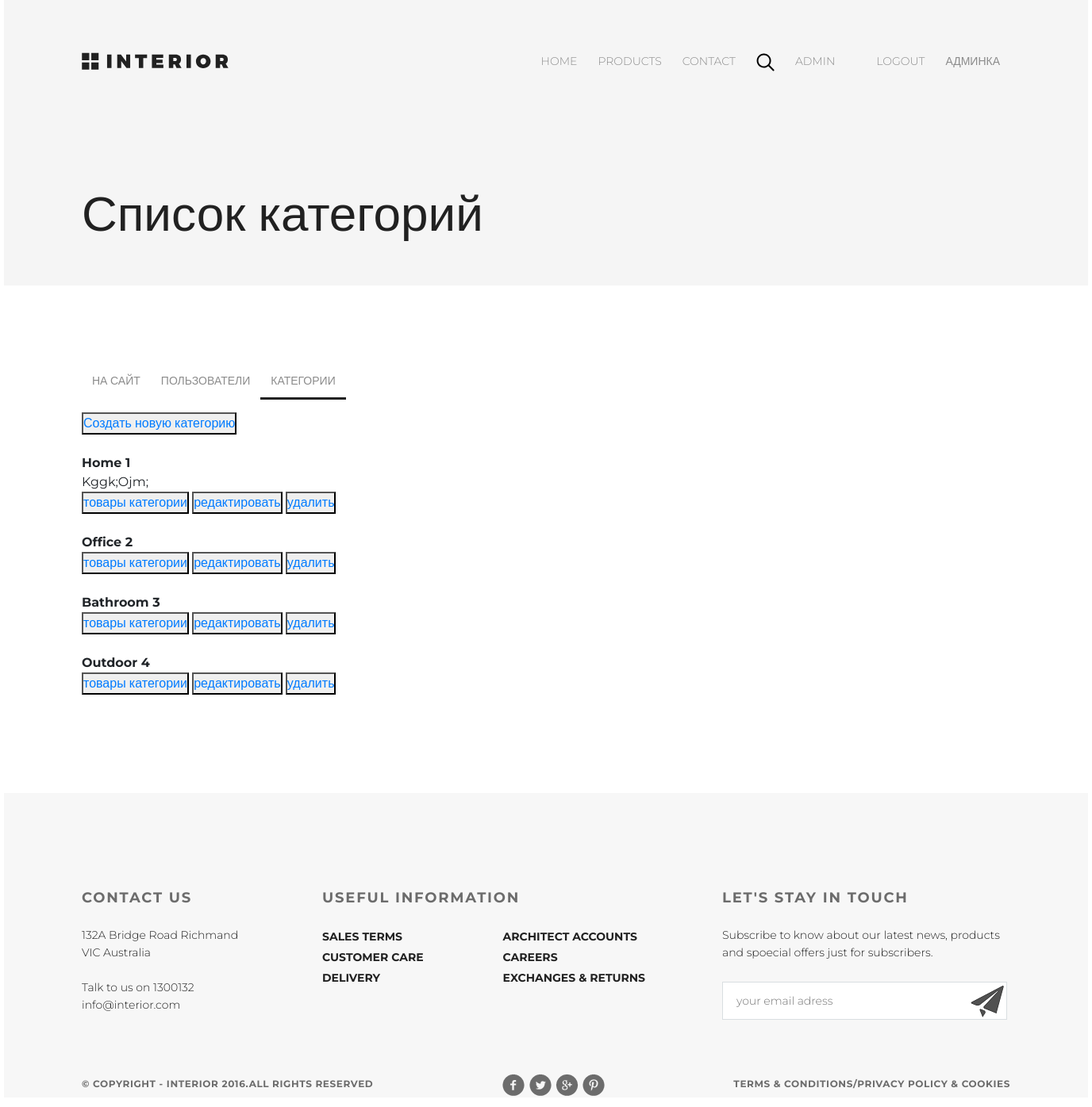
The page /admin_custom/categories/read/ (signed in) on the database its author committed.
### authapp/models.py (models this page shows)
class ShopUser(AbstractUser):
    avatar = models.ImageField(upload_to='users_avatars', blank=True)
    age = models.PositiveIntegerField(verbose_name = 'age')

### mainapp/models.py (models this page shows, shortened)
class ProductCategory(models.Model):
    name = models.CharField(verbose_name='Имя', max_length=64, unique=True)
    description = models.TextField(verbose_name='Описание', blank=True)
    image = models.ImageField(upload_to='category_images', blank=True)

### adminapp/views.py (the view)
class ProductCategoryListView(ListView):
    model = ProductCategory
    template_name = 'adminapp/categories.html'
    def get_context_data(self, **kwargs):
        context = super(ProductCategoryListView, self).get_context_data(**kwargs)
        context['title'] = 'Список категорий'
        context['page_title'] = 'Список категорий'
        return context
    @method_decorator(user_passes_test(lambda u: u.is_superuser))
    def dispatch(self, request, *args, **kwargs):
        return super(ProductCategoryListView, self).dispatch(request, *args, **kwargs)

### adminapp/templates/adminapp/categories.html (shortened to what this page needs)
{% extends 'authapp/base.html' %}
{% load staticfiles %}
{% block page_title %}
    <span class="header_text">{{ title }}</span>
{% endblock %}
{% block content %}
     <div class="admin_menu">
        {% include 'adminapp/includes/inc_menu.html' %}
      </div>
  <div class="categories_list">
    <button class="new_category">
      <a href={% url 'admin_custom:category_create' %}>
        Создать новую категорию
    </button>
    <br><br>
    {% for object in object_list %}
      <div class="category_record">
        <b class="category_name">
          {{ object.name|title }}
        </b>
          <b class="category_name">
          {{ object.pk }}
        </b>
        <div class="category_desc">
          {{ object.description|title }}
        </div>
        <div class="category_actions">
          <button>
            <a href={% url 'admin_custom:products' object.pk %}>
              товары категории
          </button>
          <button>
            <a href={% url 'admin_custom:category_update' object.pk %}>
              редактировать
          </button>
          <button>
            <a href={% url 'admin_custom:category_delete' object.pk %}>
              удалить
          </button>
        </div>
      <br>
      </div>
    {% endfor%}
  </div>
{% endblock %}

### authapp/templates/authapp/base.html (shortened to what this page needs)
<!DOCTYPE html>
{% load static %}
<html lang="en">
<head>
    <link rel="stylesheet" type="text/css" href="{% static 'css/bootstrap.min.css' %}">
    <link rel="stylesheet" href="{% static 'css/style.css' %}">
</head>
<body>
<div class="wrapper">
    <div class="top">
        <div class="container">
            <div class="product_range padding-site">
                <div class="header ">
                    <a class="logo" href="/"><img src="/static/img/logo.svg" alt="logo"></a>
                    {% include 'mainapp/includes/inc_menu.html' %}
                </div>
                {% block page_title %}
                {% endblock %}
            </div>
        <div class="login-form padding-site">
            {% block content %}
            {% endblock %}
        </div>
        </div>
    </div>
    <div class="container">
        <div class="footer padding-site">
            <div class="footer-top">
                <div class="contact">
                    <h3 class="footer-h3">CONTACT US</h3>
                    <p class="contact-p">132A Bridge Road Richmand VIC Australia<br> <br>Talk to us on 1300132
                        info@interior.com</p>
                </div>
                <div class="useful">
                    <h3 class="footer-h3">USEFUL INFORMATION</h3>
                    <div class="mini-menu">
                        <div class="menu-mini right-margin">
                            <a href="#">SALES TERMS</a>
                            <a href="#">CUSTOMER CARE</a>
                            <a href="#">DELIVERY</a>
                        </div>
                        <div class="menu-mini">
                            <a href="#">ARCHITECT ACCOUNTS</a>
                            <a href="#">CAREERS</a>
                            <a href="#">EXCHANGES & RETURNS</a>
                        </div>
                    </div>
                </div>
                <div class="touch">
                    <h3 class="footer-h3">LET'S STAY IN TOUCH</h3>
                    <p class="contact-p">Subscribe to know about our latest news, products and spoecial offers just
                        for subscribers.</p>
                    <form class="email-form" action="#">
                        <input class="contact-email" type="text" placeholder="your email adress">
                        <input class="email-button" type="submit" value="">
                    </form>
                </div>
            </div>
            <div class="footer-bottom">
                <div class="copyright">
                    <p>&copy; COPYRIGHT - INTERIOR 2016.ALL RIGHTS RESERVED</p>
                </div>
                <div class="s-links">
                    <a href="#"><img src="/static/img/social-links.png" alt="links"></a>
                </div>
                <div class="terms">
                    <a href="#">TERMS & CONDITIONS/PRIVACY POLICY & COOKIES</a>
                </div>
            </div>
        </div>
    </div>
</div>
</body>
</html>

### mainapp/templates/mainapp/includes/inc_menu.html (shortened to what this page needs)
{% load static %}
<ul class="menu">
    <li><a class="" href="{% url 'index' %}">HOME</a></li>
    <li><a class="" href="{% url 'products:index' %}">PRODUCTS</a></li>
    <li><a class="" href="{% url 'contacts' %}">CONTACT</a></li>
    <li><a href="#"><img src="{% static '/img/search.svg' %}" alt="search"></a></li>
    {% if user.is_authenticated %}
        <li>
            <a href="{% url 'auth:edit' %}">
                {{ user.username|title }}
            </a>
        </li>
        <li>
            <a href="{% url 'basket:view' %}" class="basket">
            </a>
        </li>
    {% endif %}
    {% if user.is_authenticated %}
        <li><a href="{% url 'auth:logout' %}">logout</a></li>
    {% else %}
        <li><a href="{% url 'auth:login' %}">login</a></li>
        <li><a href="{% url 'auth:register' %}">registration</a></li>
    {% endif %}
    {% if request.user.is_superuser %}
    <a href="{% url 'admin_custom:categories' %}">админка</a>
    {% endif %}
</ul>

### adminapp/templates/adminapp/includes/inc_menu.html (shortened to what this page needs)
<ul class="menu">
  <li>
    <a href="{% url 'index' %}">
      на сайт
    </a>
  </li>
  <li>
    <a href="{% url 'admin_custom:users' %}"
       class="">
      пользователи
    </a>
  </li>
  <li>
    <a href="{% url 'admin_custom:categories' %}"
       class="{% if request.resolver_match.url_name == 'categories' or category.name %}
                active
              {% endif %}">
      категории
    </a>
  </li>
</ul>

### static/css/style.css (style rules this page uses)
* { margin: 0; padding: 0; }
body { font-family: 'Montserrat', sans-serif; }
html, body { height: 100%; }
.wrapper { min-height: 100%; display: flex; flex-direction: column; }
.top { flex-grow: 1; }
.container { width: 1366px; margin: 0 auto; }
.header { display: flex; justify-content: space-between; }
.menu { display: flex; list-style-type: none; margin-top: 57px; }
.padding-site { padding-left: 98px; padding-right: 98px; }
.logo { margin-top: 64px; }
.menu a { padding: 10px 13px; display: block; color: #8c8c8c; font-size: 14px; font-weight: 300; text-transform: uppercase; text-decoration: none; }
.active { color: #212121; font-weight: 700; border-bottom: 3px solid #212121; }
.footer { background-color: #f7f7f7; height: 264px; padding-top: 120px; display: flex; flex-direction: column; justify-content: space-between; }
.footer-top { display: flex; justify-content: space-between; margin-bottom: 60px; }
.footer-bottom { display: flex; justify-content: space-between; }
.touch { width: 363px; }
.useful { width: 422px; }
.right-margin { margin-right: 100px; }
.contact { width: 221px; }
.mini-menu { display: flex; }
.menu-mini { display: flex; flex-direction: column; }
.menu-mini a { color: #212121; font-size: 14px; font-weight: 700; line-height: 26px; text-transform: uppercase; letter-spacing: 0.0px; text-decoration: none; }
.footer-h3 { color: #6c6c6c; font-size: 18px; font-weight: 700; line-height: 24px; text-transform: uppercase; letter-spacing: 1.8px; margin-bottom: 24px; }
.contact-p { color: #212121; font-size: 14px; font-weight: 300; line-height: 22px; }
.copyright { color: #6c6c6c; font-size: 12px; font-weight: 700; line-height: 26px; text-transform: uppercase; letter-spacing: 0.6px; }
.terms a { color: #6c6c6c; font-size: 12px; font-weight: 700; line-height: 26px; text-transform: uppercase; letter-spacing: 0.6px; text-decoration: none; }
.email-button { position: absolute; background: url('/static/img/plane2.png') no-repeat; height: 44px; width: 44px; border: none; bottom: 2px; right: 7px; }
.contact-email { border-width: 1px; border-color: #d9dee1; border-style: solid; background-color: #ffffff; width: 340px; height: 46px; color: #6c6c6c; font-size: 14px; font-weight: 300; line-height: 22px; text-align: left; padding-left: 17px; }
.email-form { display: block; position: relative; margin-top: 26px; }
.product_range { height: 360px; background-color: #f5f5f5; }
.header_text { color: #212121; font-size: 62px; font-weight: 400; margin-bottom: 44px; }
.product_range { display: flex; flex-direction: column; justify-content: space-between; }
.login-form { width: 500px; margin-top: 100px; margin-bottom: 100px; }

### rows shown on the page
ShopUser: username "ADMIN"
ProductCategory: name "Home", pk "1", description "Kggk;Ojm;"
ProductCategory: name "Office", pk "2"
ProductCategory: name "Bathroom", pk "3"
ProductCategory: name "Outdoor", pk "4"

### other values the page prints
{{ title }} "Список категорий"
